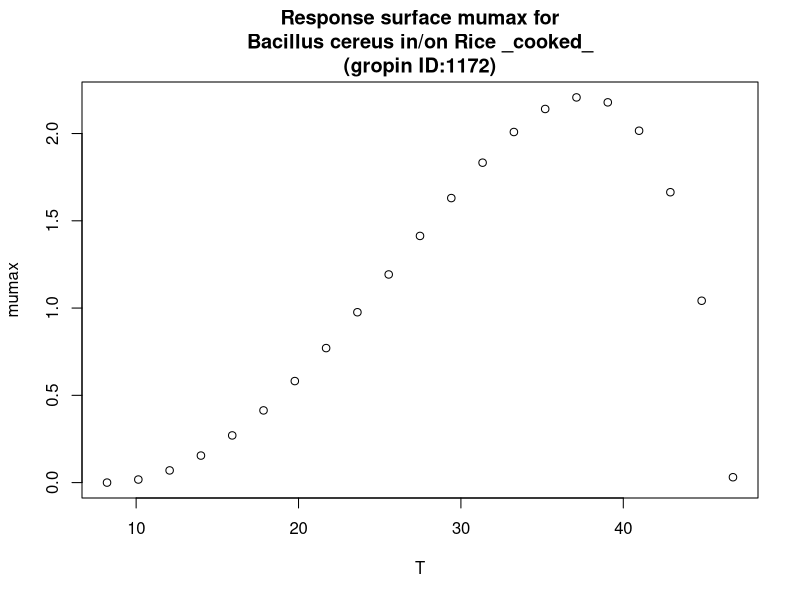

Recreate this plot in R.
#############################
# start of Parameter script
#############################
T <- seq(8.2082,46.7532467532468,length.out=21)
#############################
# end of Parameter script
#############################
############################# 
# start of Model script Gropin ID 1172 
#############################
 
# constant coefficients for this model
 
variables <- data.frame(T)
argumentsPar <- expand.grid(variables)
 
# heart of the model
response_surface <- function(T) {
   mumax <-2.21*(T-46.8)*((T-8.23)^2)/(((37.6-8.23)*(T-37.6)-(37.6-46.8)*(37.6+8.23-2*T))*(37.6-8.23))

return(mumax=mumax)
} 

# output parameters
responseSurface <- cbind(argumentsPar,response_surface(argumentsPar['T']))
colnames(responseSurface) <- c(colnames(argumentsPar),'mumax')
#############################
# End of Model script
#############################
############################# 
# start of Visualisation script Gropin ID 1172 
#############################
plot(T,responseSurface$'mumax',xlab='T',
                          ylab='mumax',main='Response surface mumax for
Bacillus cereus in/on Rice _cooked_
(gropin ID:1172)')
#############################
# End of Visualisation script
#############################
